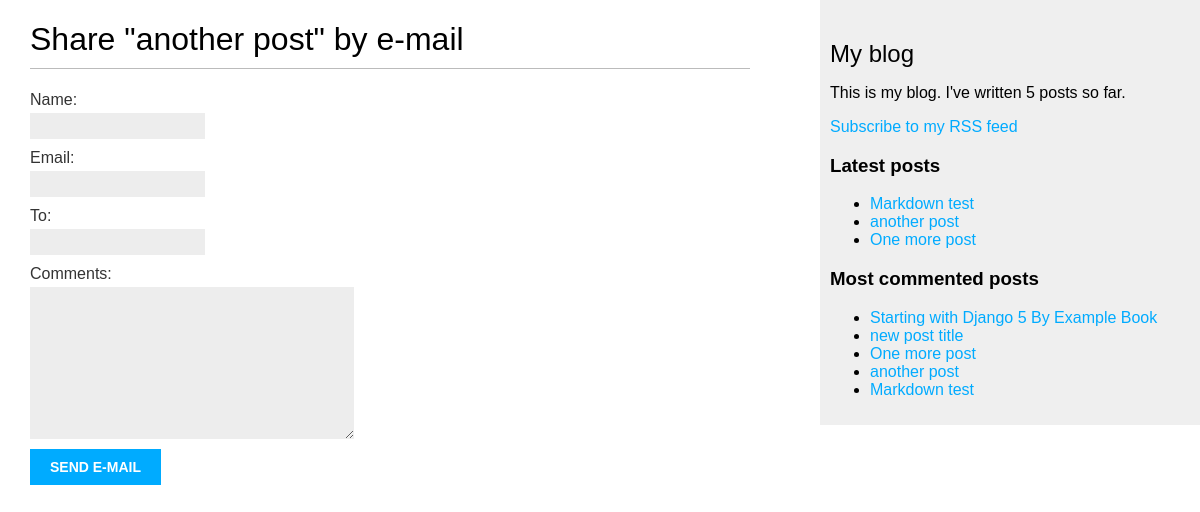
/blog/4/share/, run on the app's committed database.
### blog/models.py (models this page shows, shortened)
class Post(models.Model):
    class Status(models.TextChoices):
        DRAFT = 'DF', 'Draft'
        PUBLISHED = 'PB', 'Published'
    title = models.CharField(max_length=250)
    slug = models.SlugField(max_length=250, unique_for_date='publish')
    author = models.ForeignKey(
      settings.AUTH_USER_MODEL, # Use the user model defined in settings.py, which is usually the default User model
      on_delete=models.CASCADE, # If the user is deleted, all their posts will be deleted as well
      related_name='blog_posts', # Allows reverse access to posts from the user (user.blog_posts.all() to get all posts by a user
    )
    body = models.TextField()
    publish = models.DateTimeField(default=timezone.now) # Date when the post is published
    created = models.DateTimeField(auto_now_add=True) # auto add the field on creation
    updated = models.DateTimeField(auto_now=True) # auto update the field on every save
    status = models.CharField(
        max_length=2,
        choices=Status.choices,
        default=Status.DRAFT,
    )
    objects = models.Manager() # the default manager
    published = PublishedManager() # our custom manager
    tags = TaggableManager()
    class Meta:
        ordering = ['-publish'] # Reverse Posts order as the latest post should be first
        indexes = [ # Index for puplish field to speed up queries performance
            models.Index(fields=['-publish'])
        ]
    def get_absolute_url(self):
        return reverse("blog:post_detail", args=[
            self.publish.year,
            self.publish.month,
            self.publish.day,
            self.slug
        ])

### blog/views.py (the view)
# urls.py: path('<int:post_id>/share/', views.post_share, name='post_share'),
def post_share(request, post_id):
    post = get_object_or_404(
        Post,
        id=post_id,
        status=Post.Status.PUBLISHED
    )
    sent = False
    if request.method == 'POST':
        form  = EmailPostForm(request.POST)
        if form.is_valid():
            cd = form.cleaned_data
            post_url = request.build_absolute_uri(
                post.get_absolute_url()
            )
            subject = (
                f"{cd['name']} ({cd['email']}) "
                f"recommends you read {post.title}"
            )
            message = (
                f"Read {post.title} at {post_url}\n\n"
                f"{cd['name']}\'s comments: {cd['comments']}"
            )
            send_mail(
               subject=subject,
               message=message,
               from_email=None, # DEFAULT_FROM_EMAIL setting will be used for the sender
               recipient_list=[cd['to']]
            )
            sent = True
    else:
        form = EmailPostForm()
    return render(request, 'blog/post/share.html', {'post': post, 'form': form, 'sent': sent})

### blog/forms.py
class EmailPostForm(forms.Form):
    name = forms.CharField(max_length=25)
    email = forms.EmailField()
    to = forms.EmailField()
    comments = forms.CharField(
        required=False,
        widget=forms.Textarea
    )

### blog/models.py (called while the page is built)
    def get_queryset(self):
        return super().get_queryset().filter(status=Post.Status.PUBLISHED)

### blog/templatetags/blog_tags.py (called while the page is built)
@register.simple_tag
def total_posts():
    return Post.published.count()

@register.inclusion_tag('blog/post/latest_posts.html')
def show_latest_posts(count=5):
    latest_posts = Post.published.order_by('-publish')[:count]
    return {'latest_posts': latest_posts}

@register.simple_tag
def get_most_commented_posts(count=5):
    return Post.published.annotate(
      total_comments=Count('comments')
    ).order_by('-total_comments')[:count]

### blog/templates/blog/post/share.html (shortened to what this page needs)
{% extends 'blog/base.html' %}
{%block content%}
  {% if sent %}
    <h1>E-mail successfully sent</h1>
    <p>"{{post.title}}" was successfully sent to {{form.cleaned_data.to}} </p>
  {% else %}
    <h1>Share "{{post.title}}" by e-mail </h1>
    <form method='POST'>
      {{form.as_p}}
      <input type='submit' value='Send e-mail' />
    </form>
  {% endif %}
{%endblock%}

### blog/templates/blog/base.html (shortened to what this page needs)
{% load blog_tags %}
{% load static %}
<!DOCTYPE html>
<html lang="en">
<head>
  <link rel="stylesheet" href="{% static 'css/blog.css' %}">
</head>
<body>
  <div id="content">
    {% block content %}
    {% endblock %}
  </div>
  <div id="sidebar">
    <h2>My blog</h2>
    <p>This is my blog. I've written {% total_posts %} posts so far.</p>
    <p>
      <a href="{% url "blog:post_feed" %}">
        Subscribe to my RSS feed
      </a>
    </p>
    <h3>Latest posts</h3>
    {% show_latest_posts 3 %}
    <h3>Most commented posts</h3>
    {% get_most_commented_posts as most_commented_posts %}
    <ul>
      {% for post in most_commented_posts %}
        <li>
          <a href="{{post.get_absolute_url}}"> {{post.title}} </a>
        </li>
        {% endfor %}
    </ul>
  </div>
</body>
</html>

### blog/templates/blog/post/latest_posts.html
<ul>
  {% for post in latest_posts %}
    <li>
      <a href="{{ post.get_absolute_url }}">{{ post.title }}</a>
    </li>
  {% endfor %}
</ul>

### blog/static/css/blog.css (style rules this page uses)
body { margin:0; padding:0; font-family:helvetica, sans-serif; }
a { color:#00abff; text-decoration:none; }
h1 { font-weight:normal; border-bottom:1px solid #bbb; padding:0 0 10px 0; }
h2 { font-weight:normal; margin:30px 0 0; }
#content { float:left; width:60%; padding:0 0 0 30px; }
#sidebar { float:right; width:30%; padding:10px; background:#efefef; height:100%; }
label { float:left; clear:both; color:#333; margin-bottom:4px; }
input, textarea { clear:both; float:left; margin:0 0 10px; background:#ededed; border:0; padding:6px 10px; font-size:12px; }
input[type=submit] { font-weight:bold; background:#00abff; color:#fff; padding:10px 20px; font-size:14px; text-transform:uppercase; }

### data on the page
Post: title "another post"
Post: title "Markdown test"
Post: title "One more post"
Post: title "Starting with Django 5 By Example Book"
Post: title "new post title"
